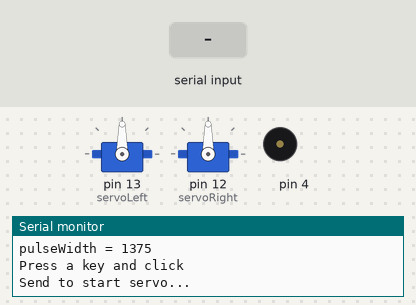
This sketch was run on a simulated Arduino Uno, built with avr-gcc and run on an emulated ATmega328P. Shown: 2 × servo, buzzer (waves = sounding), the last lines printed to the serial monitor. The inputs (shaded band) are chosen by the test bench.

Above: at 2.2 s.
2.3 s: "1" received over Serial
At 8.7 s:
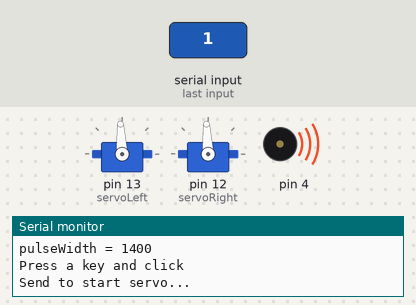
Timing chart, 0 to 9.8 s (numbered marks = the images above; inputs shaded):
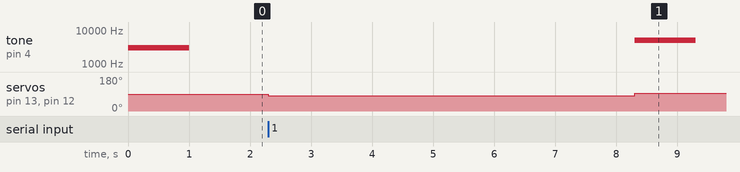

Measured:
- after the input at 2.3 s, tone on pin 4: silent → 5000 Hz after 6.0 s, → silent 1.0 s later; servo on pin 13 (servoLeft), servo on pin 12 (servoRight): 90° → 81° at once, → 93° 6.0 s later

The sketch:

Chapter_3_exercise.ino
```cpp
#include <Servo.h>

Servo servoLeft;
Servo servoRight;
void setup() {
  tone(4, 3000, 1000)
  ;delay(1000);

  Serial.begin(9600)
  ;servoLeft.attach(13);
  ;servoRight.attach(12);

}

void loop() {
  for(int pulseWidth = 1375; pulseWidth <= 1625; pulseWidth +=25)
  {
    Serial.print("pulseWidth = ");
    Serial.println(pulseWidth);
    Serial.println("Press a key and click");
    Serial.println("Send to start servo...");

    while(Serial.available() ==0);
    Serial.read();

    Serial.println("Running...");
    servoLeft.writeMicroseconds(pulseWidth);
    servoRight.writeMicroseconds(pulseWidth);
    delay(6000);
    servoLeft.writeMicroseconds(1500);
    servoRight.writeMicroseconds(1500);
    tone(4, 5000, 1000);
  }

}
```
